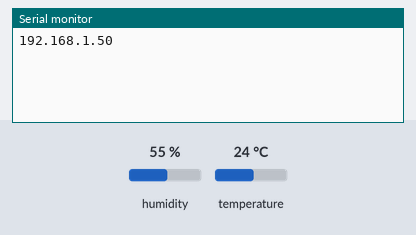
Recording of a sketch running on a simulated ESP8266 (NodeMCU). Parts: the last lines printed to the serial monitor. The test bench sets the inputs (shaded band); at power-on: humidity 55 %, temperature 24 °C. WiFi joins after 1.5 s; servers stay silent unless stated; uploads are accepted with an empty reply; web services answer with replies made up by the test bench.

Above: at 3.0 s.
3.1 s: humidity set to 22 %
At 3.1 s:
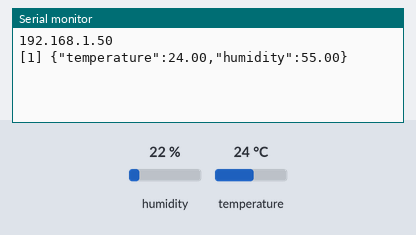
7.2 s: temperature set to 12 °C
At 9.4 s:
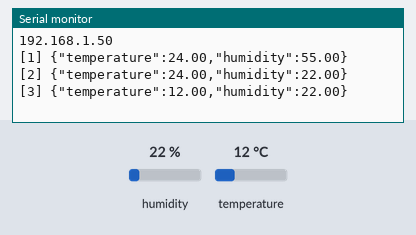
11.3 s: humidity set to 40 %
At 12.9 s:
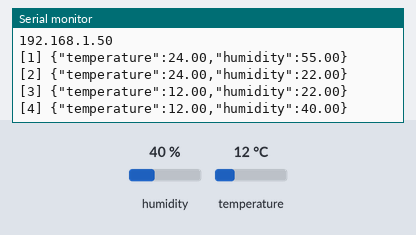
Timing chart, 0 to 14.4 s (numbered marks = the images above; inputs shaded):
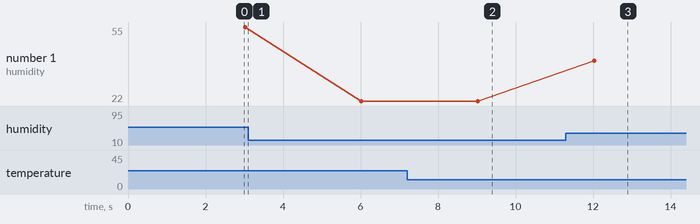

Measured:
- after the input at 7.2 s, the serial monitor: prints a new line after 1.8 s (image 2)
- after the input at 11.3 s, the serial monitor: prints a new line after 0.73 s (image 3)
- plotted number 1: 55 → 22 after the input at 3.1 s, 22 → 40 after the input at 11.3 s

The sketch:

ESP_DHT11_Firebase_Line_noLib.ino
```cpp
#include <ESP8266WiFi.h>
#include <DHT.h>                // ใช้ของ Adafruit

//--------------------------------------------------------
#define WIFI_SSID             "---------------"   // ชื่อ WiFi Router
#define WIFI_PASSWORD         "---------------"   // รหัส WiFi
#define FIREBASE_HOST         "https://--------------.firebaseio.com/"
#define FIREBASE_AUTH         "--------------------------------------"
#define LINE_TOKEN            "---------------"   // รหัส Line Token
//--------------------------------------------------------
/* ฟังกชั่น สำหรับ รับและส่งข้อมูลไปยัง Firebase*/
String  TD_Get_Firebase(String path );                                // สำหรับรับ
int     TD_Set_Firebase(String path, String value, bool push=false ); // สำหรับส่ง
int     TD_Push_Firebase(String path, String value ); // สำหรับส่งแบบ Pushing data
// ฟังกชั่นสำหรับส่ง LineNotify ใช้ร่วมกับ การส่ง Firebase ได้สบายๆ
bool    TD_LineNotify(String message);                // ส่งสำเร็จจะคืนค่าเป็น true
//--------------------------------------------------------

DHT dht( D2, DHT11);         // ประกาศตัวแปรเซนเซอร์ dht ที่ขา GPIO5 แบบ DHT11

void setup() {
  Serial.begin(115200); Serial.println();
  dht.begin();

  WiFi.begin(WIFI_SSID, WIFI_PASSWORD);    // เชื่อมต่อไวไฟ
  while(!WiFi.isConnected()) delay(400);   // รอจนกว่าเชื่อมต่อสำเร็จ
  Serial.println(WiFi.localIP());          // แสดงค่า IP หลังเชื่อมต่อได้

  TD_LineNotify("Hello");                  // ทดสอบส่ง LineNotify ออกไป
}

uint32_t timer;
uint16_t cnt=0;
void loop() {
  if( millis() -timer > 3000) {                  // กำหนดส่งทุกๆ 3 วินาที
    timer = millis();

    float temperature = dht.readTemperature();   // อ่านค่า อุณหภูมิ DHT
    float humidity = dht.readHumidity();         // อ่านค่า ความชื้น DHT

    if (isnan(temperature) || isnan(humidity)) return;   // หากอ่าน DHT ไม่ได้ ให้เริ่มรอบใหม่

    // เตรียมข้อมูล Json
    char buf[100];
    sprintf(buf, "{\"temperature\":%.2f,\"humidity\":%.2f}", temperature, humidity);
    String logDHTJson = String(buf);

    // จัดแสดงค่าเซนเซอร์ที่อ่านได้ ในรูปแบบ json และ ส่งค่านี้ไปตามโปรโตคอลต่างๆ
    Serial.printf("[%d] %s\n", ++cnt, logDHTJson.c_str()); // แสดง ค่าเซนเซอร์ที่อ่านได้ ออกทาง Serial Monitor
    TD_Set_Firebase( "logDHT", logDHTJson);                // ส่ง ไปยัง Firebase ที่ logDHT
    TD_LineNotify(logDHTJson);                             // ส่ง ไปยัง Line
  }
}

//----------- ข้างล่างนี้ไม่ต้องแก้ไขอะไร-----------------------------------
/**********************************************************
 * ฟังกชั่น TD_Set_Firebase
 * ใช้สำหรับ ESP8266 กำหนด ค่า value ให้ path ของ Firebase
 * โดย path อยู่ใน รูปแบบ เช่น "Room/Sensor/DHT/Humid" เป็นต้น
 *
 * ทั้ง path และ  value ต้องเป็น ข้อมูลประเภท String
 * และ คืนค่าฟังกชั่น กลับมาด้วย http code
 *
 * เช่น หากเชื่อมต่อไม่ได้ จะคินค่าด้วย 404
 * หากกำหนดลงที่ Firebase สำเร็จ จะคืนค่า 200 เป็นต้น
 *
 **********************************************************/
#ifndef FIREBASE_FINGERPRINT
// Fingerprint ของ https://www.firebaseio.com
// ใช้ได้ตั้งแต่ 01/08/2018 17:21:49 GMT ถึง หมดอายุสิ้นสุด 27/03/2019 00:00:00 GMT
#define FIREBASE_FINGERPRINT "E2 34 53 7A 1E D9 7D B8 C5 02 36 0D B2 77 9E 5E 0F 32 71 17"
#endif

int TD_Set_Firebase(String path, String value, bool push ) {
  WiFiClientSecure ssl_client;
  String host = String(FIREBASE_HOST); host.replace("https://", "");
  if(host[host.length()-1] == '/' ) host = host.substring(0,host.length()-1);
  String resp = "";
  int httpCode = 404; // Not Found
  String firebase_method = (push)? "POST " : "PUT ";
  if( ssl_client.connect( host.c_str(), 443)){
    if( ssl_client.verify( FIREBASE_FINGERPRINT, host.c_str())){
      String uri = ((path[0]!='/')? String("/"):String("")) + path + String(".json?auth=") + String(FIREBASE_AUTH);
      String request = "";
            request += firebase_method + uri +" HTTP/1.1\r\n";
            request += "Host: " + host + "\r\n";
            request += "User-Agent: ESP8266\r\n";
            request += "Connection: close\r\n";
            request += "Accept-Encoding: identity;q=1,chunked;q=0.1,*;q=0\r\n";
            request += "Content-Length: "+String( value.length())+"\r\n\r\n";
            request += value;

      ssl_client.print(request);
      while( ssl_client.connected() && !ssl_client.available()) delay(10);
      if( ssl_client.connected() && ssl_client.available() ) {
        resp      = ssl_client.readStringUntil('\n');
        httpCode  = resp.substring(resp.indexOf(" ")+1, resp.indexOf(" ", resp.indexOf(" ")+1)).toInt();
      }
    }else{
      Serial.println("[Firebase] can't verify SSL fingerprint");
    }
    ssl_client.stop();
  } else {
    Serial.println("[Firebase] can't connect to Firebase Host");
  }
  return httpCode;
}

/**********************************************************
 * ฟังกชั่น TD_Push_Firebase
 * ใช้ กำหนด ค่า value ให้ path ของ Firebase แบบ Pushing Data (POST method)
 * โดย path อยู่ใน รูปแบบ เช่น "Room/Sensor/DHT/Humid" เป็นต้น
 *
 * ทั้ง path และ  value ต้องเป็น ข้อมูลประเภท String
 * และ คืนค่าฟังกชั่น กลับมาด้วย http code
 *
 * เช่น หากเชื่อมต่อไม่ได้ จะคินค่าด้วย 404
 * หากกำหนดลงที่ Firebase สำเร็จ จะคืนค่า 200 เป็นต้น
 *
 **********************************************************/
int TD_Push_Firebase(String path, String value ){
  return TD_Set_Firebase(path,value, true);
}
/**********************************************************
 * ฟังกชั่น TD_Get_Firebase
 * ใช้ รับ ค่า value ของ path ที่อยู่บน Firebase
 * โดย path อยู่ใน รูปแบบ เช่น "Room/Sensor/DHT/Humid" เป็นต้น
 *
 * path เป็น ข้อมูลประเภท String
 * คืนค่าของฟังกชั่น คือ value ของ path ที่กำหนด ในข้อมูลประเภท String
 *
 **********************************************************/
String TD_Get_Firebase(String path ) {
  WiFiClientSecure ssl_client;
  String host = String(FIREBASE_HOST); host.replace("https://", "");
  if(host[host.length()-1] == '/' ) host = host.substring(0,host.length()-1);
  String resp = "";
  String value = "";
  if( ssl_client.connect( host.c_str(), 443)){
    if( ssl_client.verify( FIREBASE_FINGERPRINT, host.c_str())){
      String uri = ((path[0]!='/')? String("/"):String("")) + path + String(".json?auth=") + String(FIREBASE_AUTH);
      String request = "";
            request += "GET "+ uri +" HTTP/1.1\r\n";
            request += "Host: " + host + "\r\n";
            request += "User-Agent: ESP8266\r\n";
            request += "Connection: close\r\n";
            request += "Accept-Encoding: identity;q=1,chunked;q=0.1,*;q=0\r\n\r\n";

      ssl_client.print( request);
      while( ssl_client.connected() && !ssl_client.available()) delay(10);
      if( ssl_client.connected() && ssl_client.available() ) {
        while( ssl_client.available()) resp += (char)ssl_client.read();
        value = resp.substring( resp.lastIndexOf('\n')+1);
      }
    }else{
      Serial.println("[Firebase] can't verify SSL fingerprint");
    }
    ssl_client.stop();
  } else {
    Serial.println("[Firebase] can't connect to Firebase Host");
  }
  return value;
}
/**********************************************************
 * ฟังกชั่น TD_LineNotify สำหรับส่งเตือนข้อความไปทาง Line
 * หากส่งสำเร็จ คืนค่าเป็น true หากไม่ คืนค่าเป็น false
 **********************************************************/
bool TD_LineNotify(String message){
  WiFiClientSecure ssl_client;

  if (!ssl_client.connect("notify-api.line.me", 443)) {
    Serial.println("[LineNotify] can't connect to notify-api.line.me");
    return false;
  }
  int    httpCode = 404;
  String body = "message=" + message;
  String request = "";
        request += "POST /api/notify HTTP/1.1\r\n";
        request += "Host: notify-api.line.me\r\n";
        request += "Authorization: Bearer " + String(LINE_TOKEN) + "\r\n";
        request += "Cache-Control: no-cache\r\n";
        request += "User-Agent: ESP8266/ESP32\r\n";
        request += "Connection: close\r\n";
        request += "Content-Type: application/x-www-form-urlencoded\r\n";
        request += "Content-Length: " + String(body.length()) + "\r\n\r\n" + body;
  ssl_client.print(request);

  while( ssl_client.connected() && !ssl_client.available()) delay(10);
  if( ssl_client.connected() && ssl_client.available() ) {
    String resp = ssl_client.readStringUntil('\n');
    httpCode    = resp.substring(resp.indexOf(" ")+1, resp.indexOf(" ", resp.indexOf(" ")+1)).toInt();
  }
  ssl_client.stop();
  return (httpCode == 200);
}
```
